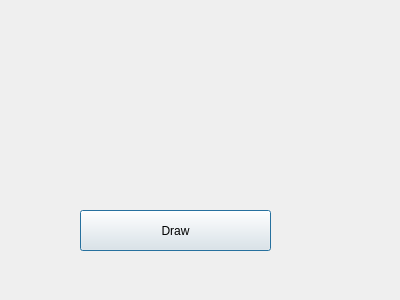
<?xml version="1.0" encoding="UTF-8"?>
<ui version="4.0">
 <class>Dialog</class>
 <widget class="QDialog" name="Dialog">
  <property name="geometry">
   <rect>
    <x>0</x>
    <y>0</y>
    <width>400</width>
    <height>300</height>
   </rect>
  </property>
  <property name="windowTitle">
   <string>Dialog</string>
  </property>
  <widget class="QPushButton" name="Draw">
   <property name="geometry">
    <rect>
     <x>80</x>
     <y>210</y>
     <width>191</width>
     <height>41</height>
    </rect>
   </property>
   <property name="text">
    <string>Draw</string>
   </property>
  </widget>
 </widget>
 <layoutdefault spacing="6" margin="11"/>
 <resources/>
 <connections/>
</ui>
